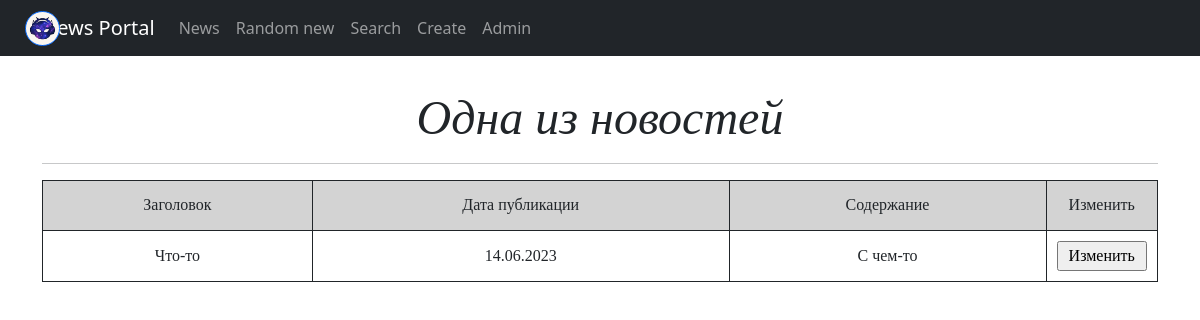
Page /articles/7 on the committed database.
### news/models.py (models this page shows, shortened)
class Post(models.Model):
    news = 'NE'
    article = 'AR'
    name = models.CharField(max_length=255)
    type = models.CharField(max_length=2, choices=TYPE_OF_NEW, default=news)
    datetime_in = models.DateTimeField(auto_now_add=True)
    content = models.TextField()
    category = models.ManyToManyField('Category', through='PostCategories')
    author = models.ForeignKey('Author', on_delete=models.CASCADE, related_name='author')
    rating = models.IntegerField(default=0)

### news/views.py (the view)
# urls.py: path('<int:pk>', PostDetail.as_view(), name='post_detail'),
class PostDetail(DetailView):
    model = Post
    template_name = 'new.html'
    context_object_name = 'new'

### news/templatetags/custom_filters.py (called while the page is built)
@register.filter()
def censor(value, censor_words=CENSOR_WORDS, symbols=SYMBOLS):
    if isinstance(value, str):
        for i in value.split():
            count = 0
            if not i.isalnum():
                for j in symbols:
                    if j in i:
                        count += 1
            if i[:len(i) - count].lower() in censor_words:
                value = value.replace(i[:len(i) - count], i[0] + '*' * (len(i) - 1 - count))
    else:
        try:
            raise AttributeError
        except AttributeError:
            print("AttributeError")
    return value

### news/templatetags/custom_tags.py (called while the page is built)
@register.simple_tag()
def random_new_id():
    return randint(1, len(Post.objects.all()))

### templates/new.html (shortened to what this page needs)
{% extends 'flatpages/default.html' %}
{% load static %}
{% load custom_filters %}
{% block content %}
<link rel="stylesheet" type='text/css' href="{% static 'css/news-styles.css' %}">
<h1>Одна из новостей</h1>
<hr>
<table>
		<tr class="table-head">
			<td>Заголовок</td>
			<td class="date-time-collumn">Дата публикации</td>
			<td>Содержание</td>
			<td style="width: 10%;">Изменить</td>
		</tr>
		<tr>
			<td>{{ new.name|censor }}</td>
			<td>{{ new.datetime_in|date:'d.m.Y' }}</td>
			<td>{{ new.content|censor }}</td>
			<td><a href="{{ new.id }}/edit"><input class="edit-button" type="submit" value="Изменить"></a></td>
		</tr>
</table>
{% endblock content %}

### static/css/news-styles.css (style rules this page uses)
h1 { font-style: italic; font-family: fantasy; font-size: 3em; }
td { border: 1px solid; padding: 10px; }
table { width: 100%; font-family: serif; }
.edit-button { width: 100%; }
.table-head { background-color: lightgray; height: 50px; }

### rows in the picture
Post: name|censor "Что-то", datetime_in "14.06.2023", content|censor "С чем-то"
